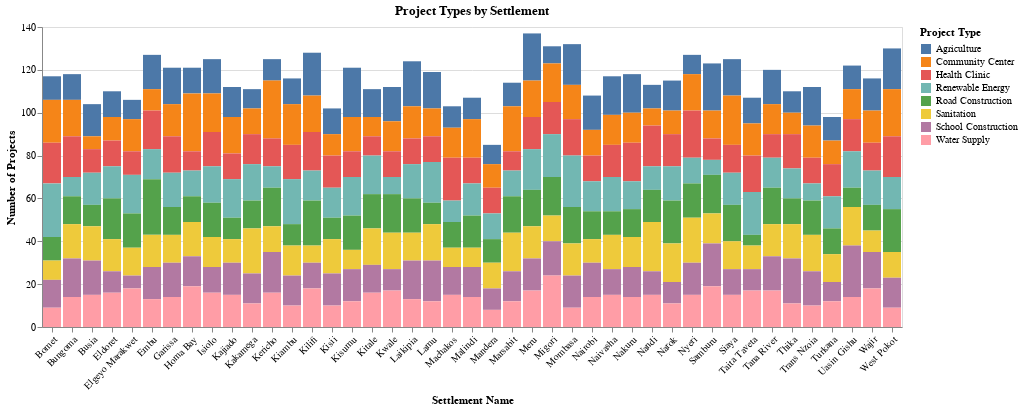

Notebook code cell kept with this figure:
### Markdown cell above
The columns Project Type, Project Status, Infrastructure Level, Population Density, and Growth Rate are categorical and will need to be encoded before we can use them in our models. The columns Start Date and End Date are datetime, but since they have null values, we will drop these columns for this analysis. The target variable is Need New Infrastructure. We will build a classification model to predict this target variable.

We will also create a new target variable is_delayed which is 1 if Project Status is 'Delayed' and 0 otherwise to predict the likelihood of project delays.

We will drop the Start Date, End Date and Settlement Name columns as they are not relevant for our model.

### Code cell
import altair as alt
alt.renderers.enable('default') 

%matplotlib inline
# Group by `Settlement Name` and `Project Type`, count occurrences, and unstack
project_counts = df.groupby(['Settlement Name', 'Project Type']).size().unstack(fill_value=0)

# Melt the DataFrame to long format for Altair
melted_df = project_counts.reset_index().melt('Settlement Name', var_name='Project Type', value_name='Count')

# Create the chart
chart = alt.Chart(melted_df).mark_bar().encode(
    x=alt.X('Settlement Name:N', axis=alt.Axis(labelAngle=-45)),  # Rotate x-axis labels
    y=alt.Y('Count:Q', title='Number of Projects'),
    color='Project Type:N',
    tooltip=['Settlement Name', 'Project Type', 'Count']
).properties(
    title='Project Types by Settlement'
).interactive()
chart
# Save the chart

### Figure 1 — Vega-Lite specification as saved in the notebook (floating-point values rounded to 4 significant figures; data arrays with more than 128 entries replaced by an {"elided": "..."} marker saying what was removed)
{"config": {"view": {"continuousWidth": 300, "continuousHeight": 300}}, "data": {"name": "data-b4f25e422ddcde27cd31def4eea0a84d"}, "mark": {"type": "bar"}, "encoding": {"color": {"field": "Project Type", "type": "nominal"}, "tooltip": [{"field": "Settlement Name", "type": "nominal"}, {"field": "Project Type", "type": "nominal"}, {"field": "Count", "type": "quantitative"}], "x": {"axis": {"labelAngle": -45}, "field": "Settlement Name", "type": "nominal"}, "y": {"field": "Count", "title": "Number of Projects", "type": "quantitative"}}, "params": [{"name": "param_1", "select": {"type": "interval", "encodings": ["x", "y"]}, "bind": "scales"}], "title": "Project Types by Settlement", "$schema": "https://vega.github.io/schema/vega-lite/v5.20.1.json", "datasets": {"data-b4f25e422ddcde27cd31def4eea0a84d": {"elided": "344 records"}}}
